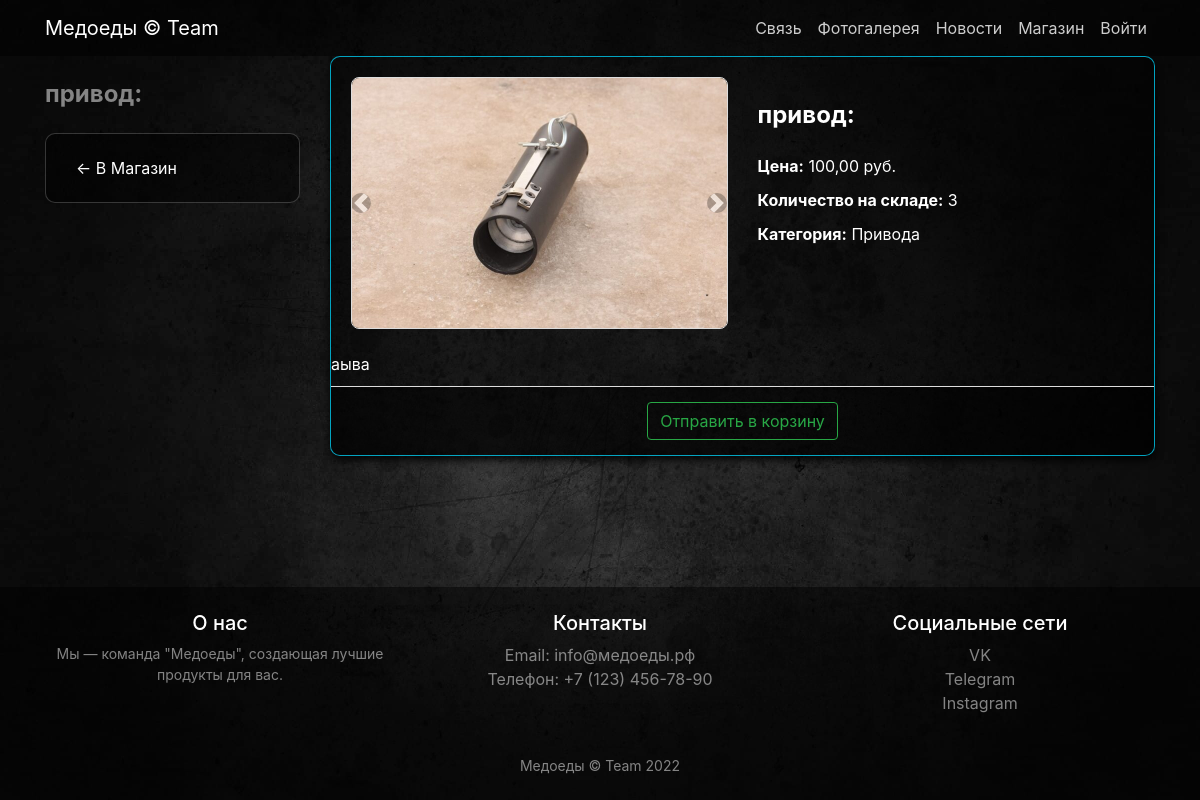
Page /store/product/1/ on the committed database.
### store/models.py (models this page shows, shortened)
class Product(models.Model):
    name = models.CharField(max_length=120)
    description = models.TextField()
    price = models.DecimalField(max_digits=10, decimal_places=2)
    quantity = models.PositiveIntegerField(default=0)
    image = models.ImageField(upload_to='products_images', blank=True)  # Основное изображение
    category = models.ForeignKey(to=ProductCategory, on_delete=models.PROTECT)

class ProductCategory(models.Model):
    name = models.CharField(max_length=50, unique=True)
    description = models.TextField(null=True, blank=True)

### store/views.py (the view)
# urls.py: path('product/<int:product_id>/', views.product_detail, name='product_detail'),
def product_detail(request, product_id):
    product = get_object_or_404(Product, id=product_id)  # Используем get_object_or_404 для безопасности
    return render(request, 'store/item.html', {'product': product})

### store/templates/store/item.html (shortened to what this page needs)
{% extends 'store/base.html' %}
{% load static %}
{% block css %}
    <link href="{% static '/css/productdetail.css' %}" rel="stylesheet">
{% endblock %}
{% block content %}
<div class="container">
    <div class="row">
        <div class="col-lg-3">
                <h3 class="my-4 text-white-50">  {{ product.name }}:</h3>
                <div class="list-group">
                    <a href="{% url 'store:index' %}" class="list-group-item back-button">← В Магазин</a>
                </div>
            </div>
        <div class="col-lg-9">
            <div class="card mb-4">
                <div class="card-body">
                    <div class="row">
                        <div class="col-lg-6">
                           <div id="carousel-example-1z" class="carousel slide carousel-fade" data-ride="carousel">
							    <ol class="carousel-indicators">
							        <li data-target="#carousel-example-1z" data-slide-to="0" class="active"></li>
							    </ol>
							    <div class="carousel-inner" role="listbox">
							        <div class="carousel-item active">
							            <img class="d-block w-100 carousel-image" src="{{ product.image.url }}" alt="Основное изображение">
							        </div>
							    </div>
							    <a class="carousel-control-prev" href="#carousel-example-1z" role="button" data-slide="prev">
							        <span class="carousel-control-prev-icon" aria-hidden="true"></span>
							    </a>
							    <a class="carousel-control-next" href="#carousel-example-1z" role="button" data-slide="next">
							        <span class="carousel-control-next-icon" aria-hidden="true"></span>
							    </a>
							</div>
                        </div>
                        <div class="col-lg-6">
                            <h3 class="my-4">{{ product.name }}:</h3>
                            <p><strong>Цена:</strong> {{ product.price }} руб.</p>
                            <p><strong>Количество на складе:</strong> {{ product.quantity }}</p>
                            <p><strong>Категория:</strong> {{ product.category.name }}</p>
                        </div>
                    </div>
                </div>
                <p class="card-text">{{ product.description }}</p>
                <div class="card-footer text-center">
                    <a class="btn btn-outline-success" href="{% url 'store:basket_add' product.id %}">
                        Отправить в корзину
                    </a>
                </div>
            </div>
        </div>
    </div>
</div>
{% endblock %}
{% block footer %}
<footer class="py-4" style="background-color: rgba(0, 0, 0, 0.5);">
    <div class="container">
        <div class="row">
            <div class="col-lg-4 col-md-6 mb-4">
                <h5 class="text-white">О нас</h5>
                <p class="text-white-50">Мы — команда "Медоеды", создающая лучшие продукты для вас.</p>
            </div>
            <div class="col-lg-4 col-md-6 mb-4">
                <h5 class="text-white">Контакты</h5>
                <ul class="list-unstyled">
                    <li><a href="mailto:info@медоеды.рф" class="text-white-50">Email: info@медоеды.рф</a></li>
                    <li><a href="#" class="text-white-50">Телефон: +7 (123) 456-78-90</a></li>
                </ul>
            </div>
            <div class="col-lg-4 col-md-6 mb-4">
                <h5 class="text-white">Социальные сети</h5>
                <ul class="list-unstyled">
                    <li><a href="https://vk.com/team_honey_badgers" class="text-white-50">VK</a></li>
                    <li><a href="https://t.me/honeybadgerteambot" class="text-white-50">Telegram</a></li>
                    <li><a href="#" class="text-white-50">Instagram</a></li>
                </ul>
            </div>
        </div>
        <div class="text-center">
            <p class="m-0 text-white-50">Медоеды &copy; Team 2022</p>
        </div>
    </div>
</footer>
{% endblock %}

### static/css/productdetail.css (style rules this page uses)
body { background: url("../img/walper.jpg") no-repeat center top fixed; background-size: cover; padding-top: 56px; }
.list-group { background-color: #00000080; border: 1px solid rgba(255, 255, 255, 0.2); border-radius: 10px; padding: 10px; text-decoration: none; }
.card { background-color: #00000080; border: 1px solid rgba(0, 217, 255, 0.747); border-radius: 10px; color: white; transition: background-color 0.3s ease, transform 0.3s ease; display: flex; flex-direction: column; height: 400px; overflow: hidden; box-shadow: 0 4px 8px rgba(0, 0, 0, 0.927); }
.card-body { padding: 20px; }
.card-footer { background-color: #00000080; border-top: 1px solid #ddd; padding: 15px; }
.carousel { border: 1px solid #ddd; border-radius: 8px; overflow: hidden; }
.carousel-image { height: 250px; width: 100%; object-fit: cover; }
.carousel-indicators { bottom: -40px; }
.carousel-indicators li { background-color: #666; border-radius: 50%; width: 10px; height: 10px; }
.carousel-indicators .active { background-color: #333; }
.carousel-control-prev-icon, .carousel-control-next-icon { background-color: rgba(0, 0, 0, 0.5); border-radius: 50%; padding: 10px; }
.carousel-control-prev, .carousel-control-next { width: 5%; }
h3 { font-size: 24px; font-weight: bold; margin-bottom: 20px; }
p { font-size: 16px; margin-bottom: 10px; }
strong { font-weight: bold; }
.list-group-item { background-color: transparent; border: none; color: white; transition: background-color 0.3s ease; text-decoration: none; }
.btn-outline-success { border-color: #28a745; color: #28a745; }
footer { position: fixed; bottom: 0; left: 0; width: 100%; background-color: #333; color: white; text-align: center; padding: 20px 0; }
footer p { margin: 0; font-size: 14px; }

### rows in the picture
Product: name "привод", image (picture), price "100,00", quantity "3", category.name "Привода", description "аыва"
